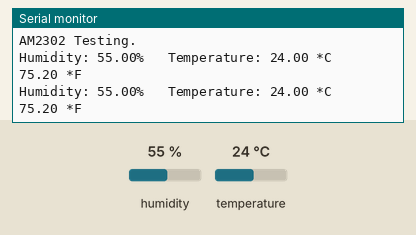
This sketch was run on a simulated Arduino Uno, built with avr-gcc and run on an emulated ATmega328P. Parts: the last lines printed to the serial monitor. Inputs (shaded band) come from the test bench; at power-on: humidity 55 %, temperature 24 °C.

Above: at 4.8 s.
4.9 s: humidity set to 22 %
At 6.6 s:
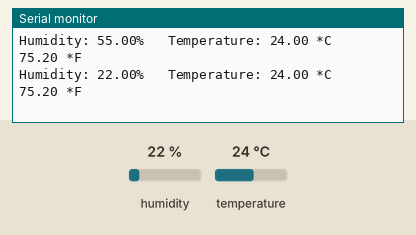
7.9 s: temperature set to 12 °C
At 8.3 s:
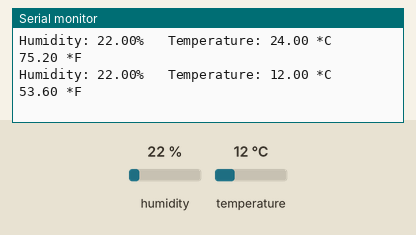
10.9 s: humidity set to 40 %
At 13.1 s:
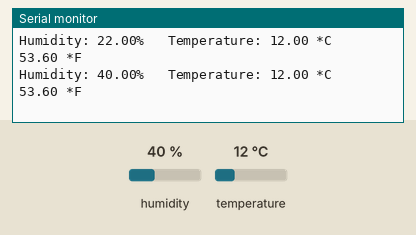
Timing chart, 0 to 14.6 s (numbered marks = the images above; inputs shaded):
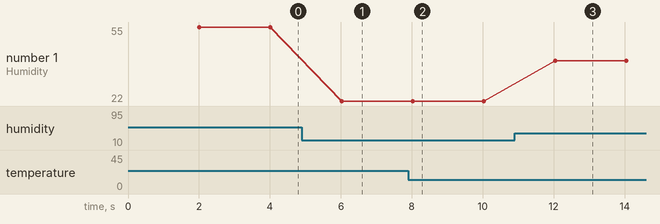

Measured:
- after the input at 4.9 s, the serial monitor: prints a new line after 1.1 s (image 1)
- after the input at 7.9 s, the serial monitor: prints a new line after 0.13 s (image 2)
- after the input at 10.9 s, the serial monitor: prints a new line after 1.1 s (image 3)
- plotted number 1: 55 → 22 after the input at 4.9 s, 22 → 40 after the input at 10.9 s

The sketch:

Arduino_AM2302_DTH22_Sensor.ino
```cpp
//Test file for the AM2302 DHT22 Sensor for the Arduino Uno, gathers Temperature and Humidity
//inspired by P. Marian
//https://www.electroschematics.com/11291/arduino-dht22-am2302-tutorial-library/

/**
 * Hardware used for this project:
 * 1 Working Arduino Uno
 * 3 Jumper cables
 * 1 AM2302 DHT22 Sensor
 * 1 Breadboard
 * 1 USB a cable
 */

//Daniel Lay      5/14/2018

//imports the library that must be used to run this program
#include <DHT.h>
#include <DHT_U.h>

#define DHTPIN 2
#define DHTTYPE DHT22
#define TIMEBETWEEN 2000


//initializes the part so that the program knows what to expect to run
DHT dht(DHTPIN,DHTTYPE);

void setup() {
  //initialize serial port (allows for commuication with arduino by clicking on the magnifying glass
  //on the top right corner of the window AFTER the program is uploaded
  Serial.begin(9600);
  Serial.println("AM2302 Testing.");

  //starts the loop
  dht.begin();
}

void loop() {
  delay(TIMEBETWEEN);

//collects information of the current Humidity and Temperture
  float humidity = dht.readHumidity();
  float temperatureCelsius = dht.readTemperature();
  float temperatureFahrenheit = dht.readTemperature(true);

  //checks if any data is gathered (if part is working); exits if data not found.
  if(isnan(humidity)||isnan(temperatureCelsius)||isnan(temperatureFahrenheit)){
    Serial.println("Failed to read from Sensor");
    return;
  }

//Should display both the humidity and the temperature of the environment.
  Serial.print("Humidity: ");
  Serial.print(humidity);
  Serial.print("%\t Temperature: ");
  Serial.print(temperatureCelsius);
  Serial.print(" *C  ");
  Serial.print(temperatureFahrenheit);
  Serial.println(" *F ");
}
```
